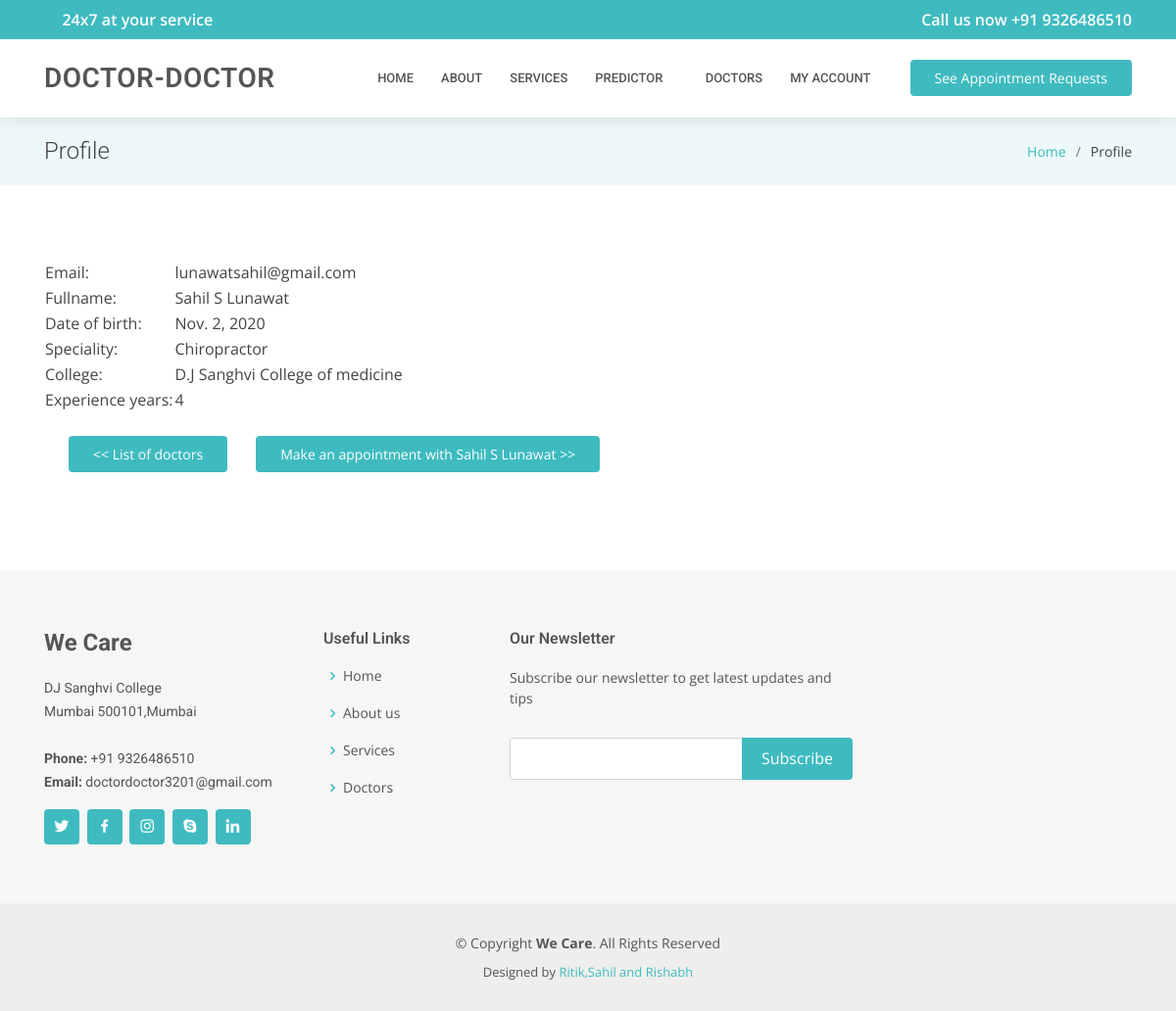
Page /see-profile/10/ (signed in) on the committed database.
### accounts/models.py (models this page shows, shortened)
class CustomUser(AbstractUser):
    id              = models.AutoField(primary_key=True)
    username        = models.CharField(max_length=30,null=True,blank=True)
    fullname        = models.CharField(blank=True, null=True, max_length=255)##
    is_doctor       = models.BooleanField(default=False, blank=True, null=True)
    password        = models.CharField(max_length=255)
    email           = models.EmailField(max_length=254, unique=True)
    date_of_birth   = models.DateField(blank=True, editable=True,null=True)
    date_created    = models.DateField(auto_now=True, editable=False)
    is_active       = models.BooleanField(default=True)
    is_admin        = models.BooleanField(default=False)
    USERNAME_FIELD  = 'email'
    REQUIRED_FIELDS = []
    objects = CustomUserManager()

class Doctor(CustomUser):
    speciality          = models.CharField(blank=True, null=True, max_length=512)
    college             = models.CharField(blank=True, null=True, max_length=60)
    experience_years    = models.IntegerField(blank=True,null=True)
    class Meta:
        verbose_name = 'User: Doctor'

### accounts/views.py (the view)
# urls.py: url(r'^see-profile/(?P<pk>[\d]+)/$',views.see_public_profile.as_view(),name='see_public_profile'),
class see_public_profile(DetailView):
    model = Doctor
    template_name = 'accounts/see_public_profile.html'
    context_object_name = 'fields'
    def get_object(self, queryset=None):
        queryset = Doctor.objects.get(id=self.kwargs.get('pk'))
        return queryset

### accounts/templatetags/profile_tags.py (called while the page is built)
@register.filter(name='has_group')
def has_group(user, group_name):
    return user.groups.filter(name=group_name).exists()

### accounts/templates/accounts/see_public_profile.html (shortened to what this page needs)
{% extends "DoctorDoctor/base.html" %}
{% load profile_tags %}
{% block title_page %}Profile{% endblock %}
{% block title_in_li %}Profile{% endblock %}
{% block inner_page %}
<table>
<tr><td>Email:</td><td> {{fields.email}}</td></tr>
<tr>{% if fields.fullname%}<td>Fullname:</td><td> {{fields.fullname}}{% endif%}</td></tr>
<tr>{% if fields.date_of_birth%}<td>Date of birth:</td><td> {{fields.date_of_birth}}{% endif%}</td></tr>
<tr>{% if fields.speciality %}<td>Speciality:</td><td> {{fields.speciality}}{% endif %}</td></tr>
<tr>{% if fields.college %}<td>College:</td><td> {{fields.college}}{% endif %}</td></tr>
<tr>{% if fields.experience_years %}<td>Experience years:</td><td> {{fields.experience_years}}{% endif %}</td></tr>
</table>
<br>
<a href="{% url 'list_doctors' %}" class="appointment-btn">&lt;&lt; List of doctors</a>
<a href="{% url 'accounts:make_appointment' id=fields.id %}" class="appointment-btn">Make an appointment {%if fields.fullname %} with {{fields.fullname}}{% endif %} &gt;&gt;</a>
<br><br>
{% endblock %}

### static/DoctorDoctor/assets/css/style.css (style rules this page uses)
body { font-family: "Open Sans", sans-serif; color: #444444; }
a { color: #3fbbc0; }
.appointment-btn { margin-left: 25px; background: #3fbbc0; color: #fff; border-radius: 4px; padding: 8px 25px; white-space: nowrap; transition: 0.3s; font-size: 14px; display: inline-block; }

### rows in the picture
CustomUser: email "lunawatsahil@gmail.com", fullname "Sahil S Lunawat", date_of_birth "Nov. 2, 2020"
Doctor: speciality "Chiropractor", college "D.J Sanghvi College of medicine", experience_years "4"
